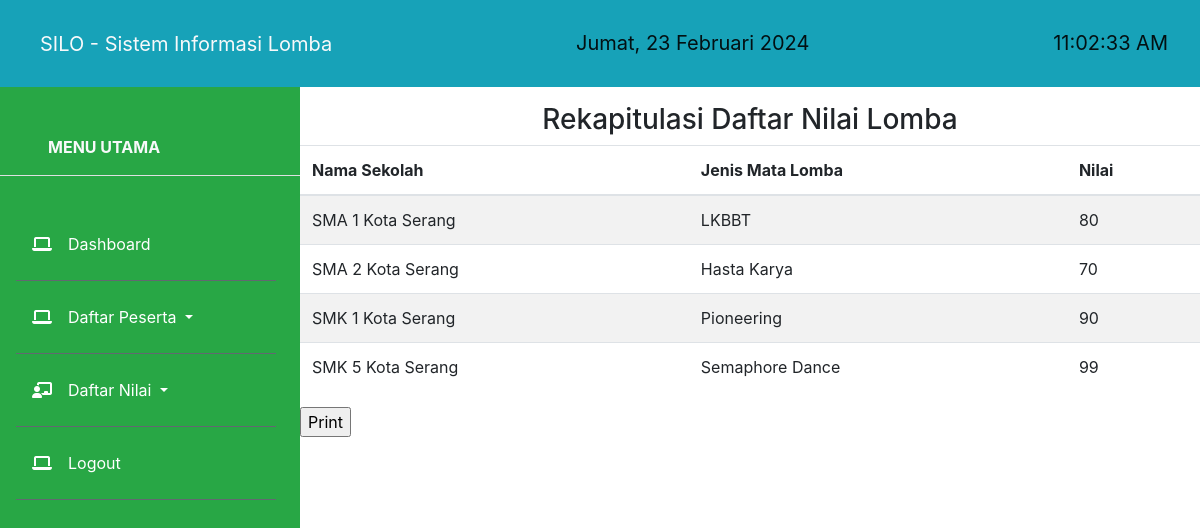
/daftar-nilai.php (signed in), run on the app's committed database.
### tables this page shows
CREATE TABLE `nilai` (
  `namasekolah` varchar(30) NOT NULL,
  `matalomba` varchar(100) NOT NULL,
  `nilai` varchar(100) NOT NULL
);

### daftar-nilai.php (the view, shortened to what this page needs)
<!DOCTYPE html>
<html lang="en">
<head>
</head>
<body>
<?php include 'database/koneksi.php';?>
    <?php include 'template/dashboard-admin.php';?>
    <div class="col-md-9">
    <h3 style="text-align: center;" class="mt-3">Rekapitulasi Daftar Nilai Lomba</h3>
        <table class="table table-striped table-hover">
            <thead>
                <tr>
                    <th>Nama Sekolah</th>
                    <th>Jenis Mata Lomba</th>
                    <th>Nilai</th>
                </tr>
            </thead>
            <tbody>
                <?php
                    $data = mysqli_query($koneksi, "select * from nilai");
                while ($d = mysqli_fetch_array($data)) {
                ?>
                    <tr>
                        <td><?php echo $d['namasekolah']; ?></td>
                        <td><?php echo $d['matalomba']; ?></td>
                        <td><?php echo $d['nilai']; ?></td>
                    </tr>
                <?php
                }
                ?>
            </tbody>
        </table>
        <input type="button" class="print-button" value="Print" onclick="window.print()" />
    </div>
            </body>
            </html>

### template/dashboard-admin.php (style rules this page uses)
body { overflow-x: hidden; }

### data on the page
nilai: namasekolah "SMA 1 Kota Serang", matalomba "LKBBT", nilai "80"
nilai: namasekolah "SMA 2 Kota Serang", matalomba "Hasta Karya", nilai "70"
nilai: namasekolah "SMK 1 Kota Serang", matalomba "Pioneering", nilai "90"
nilai: namasekolah "SMK 5 Kota Serang", matalomba "Semaphore Dance", nilai "99"
